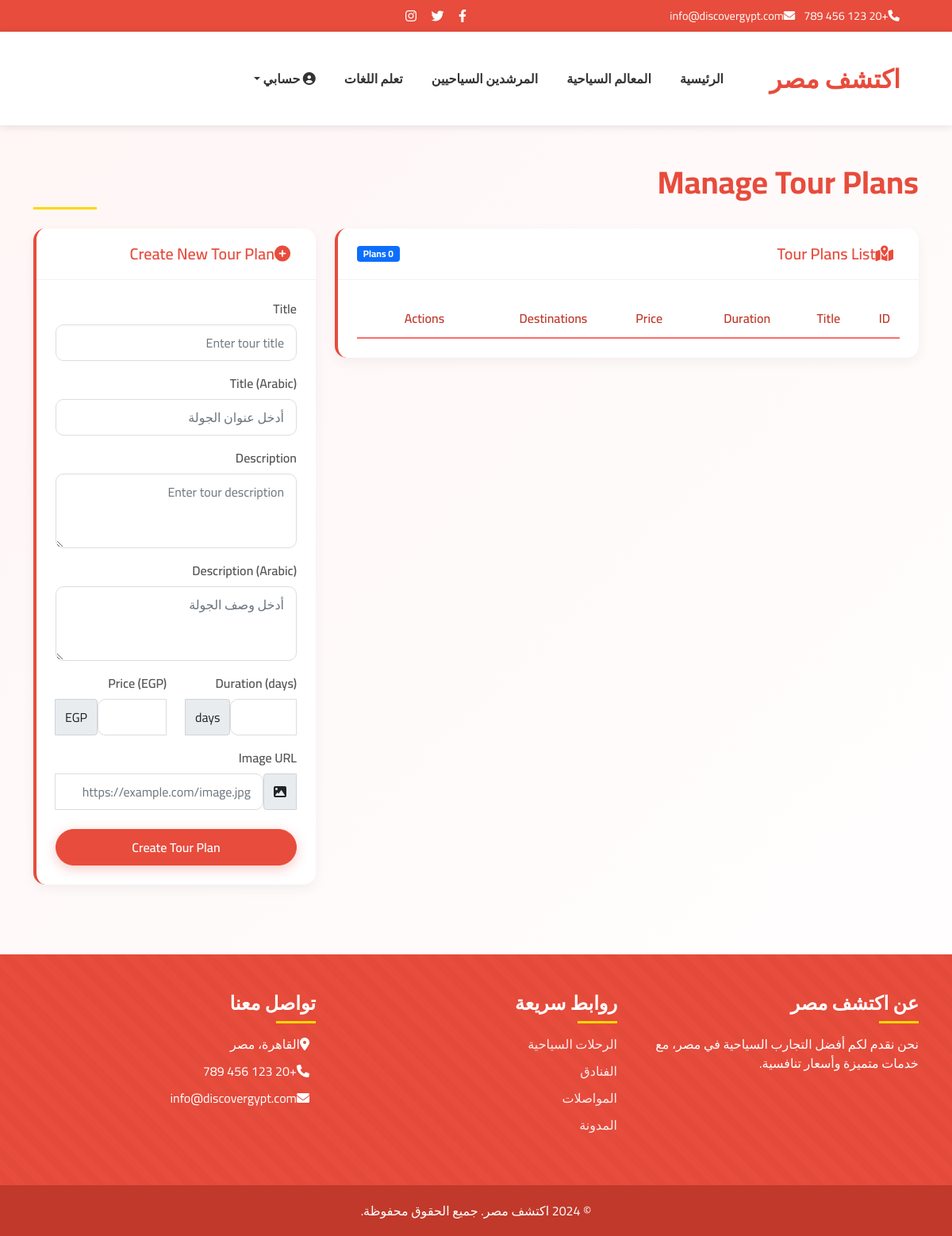
Page /admin/tour_plans (signed in) on the earlier database version.
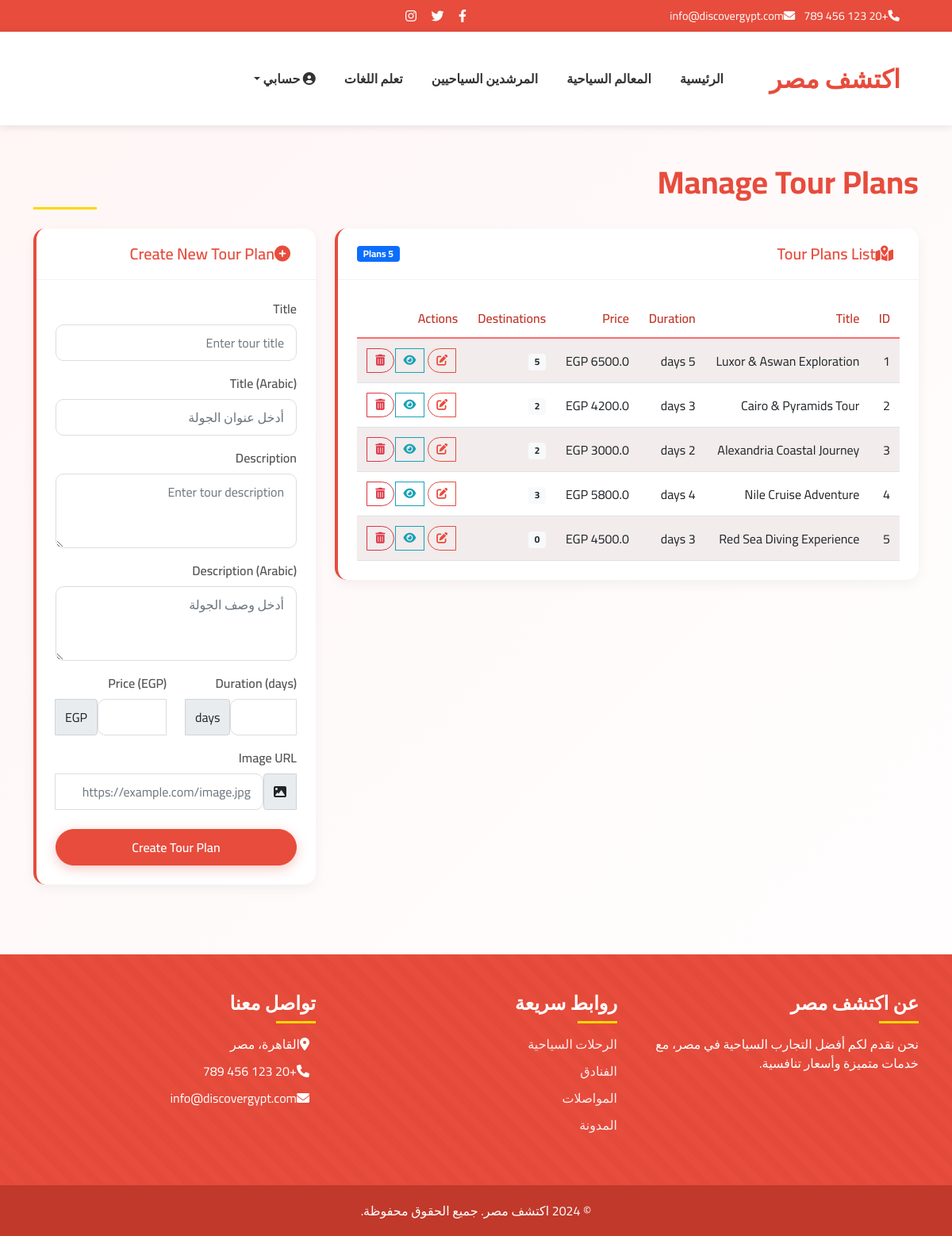
Same page on the later database version.
### models.py (models this page shows)
class TourPlan(db.Model):
    id = db.Column(db.Integer, primary_key=True)
    title = db.Column(db.String(200), nullable=False)
    title_ar = db.Column(db.String(200), nullable=True)
    description = db.Column(db.Text, nullable=False)
    description_ar = db.Column(db.Text, nullable=True)
    duration = db.Column(db.Integer, nullable=False)  # Duration in days
    price = db.Column(db.Float, nullable=False)
    created_at = db.Column(db.DateTime, default=datetime.utcnow)
    image_url = db.Column(db.String(200), nullable=True)
    destinations = db.relationship('TourPlanDestination', backref='tour_plan', lazy='dynamic', cascade='all, delete-orphan')
    bookings = db.relationship('TourBooking', backref='tour_plan', lazy='dynamic')

### routes.py (the view, shortened to what this page needs)
@main.route('/admin/tour_plans', methods=['GET', 'POST'])
@login_required
def admin_tour_plans():
    if not current_user.is_admin:
        flash('You do not have permission to access this page.', 'danger')
        return redirect(url_for('main.index'))
    form = TourPlanForm()
    plans = TourPlan.query.all()
    return render_template('admin/tour_plans.html',
                          title='Manage Tour Plans',
                          plans=plans,
                          form=form)

### templates/admin/tour_plans.html (shortened to what this page needs)
<!DOCTYPE html>
<html lang="en" dir="rtl">
<head>
    <link href="https://cdn.jsdelivr.net/npm/bootstrap@5.1.3/dist/css/bootstrap.min.css" rel="stylesheet">
    <link rel="stylesheet" href="https://cdnjs.cloudflare.com/ajax/libs/font-awesome/6.0.0-beta3/css/all.min.css">
</head>
<body>
    <div class="top-header">
        <div class="container">
            <div class="row align-items-center">
                <div class="col-md-6">
                    <div class="contact-info">
                        <span class="me-3"><i class="fas fa-phone me-2"></i>+20 123 456 789</span>
                        <span><i class="fas fa-envelope me-2"></i>info@discovergypt.com</span>
                    </div>
                </div>
                <div class="col-md-6 text-end">
                    <div class="social-icons">
                        <a href="#"><i class="fab fa-facebook-f"></i></a>
                        <a href="#"><i class="fab fa-twitter"></i></a>
                        <a href="#"><i class="fab fa-instagram"></i></a>
                    </div>
                </div>
            </div>
        </div>
    </div>
    <header class="main-header">
        <div class="container">
            <nav class="navbar navbar-expand-lg">
                <a class="navbar-brand logo" href="{{ url_for('main.index') }}">
                     {{ _('اكتشف مصر') }}
                </a>
                <div class="collapse navbar-collapse" id="navbarNav">
                    <ul class="navbar-nav ms-auto">
                        <li class="nav-item">
                            <a class="nav-link" href="{{ url_for('main.index') }}">{{ _('الرئيسية') }}</a>
                        </li>
                        <li class="nav-item">
                            <a class="nav-link" href="{{ url_for('main.attractions') }}">{{ _('المعالم السياحية') }}</a>
                        </li>
                        <li class="nav-item">
                            <a class="nav-link" href="{{ url_for('main.guides') }}">{{ _('المرشدين السياحيين') }}</a>
                        </li>
                        <li class="nav-item">
                            <a class="nav-link" href="{{ url_for('main.language_practice') }}">{{ _('تعلم اللغات') }}</a>
                        </li>
                        {% if current_user.is_authenticated %}
                            <li class="nav-item dropdown">
                                <a class="nav-link dropdown-toggle" href="#" id="userDropdown" role="button" data-bs-toggle="dropdown">
                                    <i class="fas fa-user-circle"></i> {{ _('حسابي') }}
                                </a>
                            </li>
                        {% endif %}
                    </ul>
                </div>
            </nav>
        </div>
    </header>
    <div class="container mt-5">
        <h1 class="page-title fade-in">{{ _('Manage Tour Plans') }}</h1>
        <div class="row mt-4">
            <div class="col-lg-8 col-md-7 slide-up">
                <div class="card">
                    <div class="card-header d-flex justify-content-between align-items-center">
                        <h5><i class="fas fa-map-marked-alt me-2"></i>{{ _('Tour Plans List') }}</h5>
                        <span class="badge bg-primary">{{ plans|length }} {{ _('Plans') }}</span>
                    </div>
                    <div class="card-body">
                        <div class="table-responsive">
                            <table class="table table-striped">
                                <thead>
                                    <tr>
                                        <th>{{ _('ID') }}</th>
                                        <th>{{ _('Title') }}</th>
                                        <th>{{ _('Duration') }}</th>
                                        <th>{{ _('Price') }}</th>
                                        <th>{{ _('Destinations') }}</th>
                                        <th>{{ _('Actions') }}</th>
                                    </tr>
                                </thead>
                                <tbody>
                                    {% for plan in plans %}
                                    <tr>
                                        <td>{{ plan.id }}</td>
                                        <td>{{ plan.title }}</td>
                                        <td>{{ plan.duration }} {{ _('days') }}</td>
                                        <td>{{ plan.price }} {{ _('EGP') }}</td>
                                        <td>
                                            <span class="badge bg-light text-dark">{{ plan.destinations.count() }}</span>
                                        </td>
                                        <td>
                                            <div class="btn-group" role="group">
                                                <a href="{{ url_for('main.admin_tour_plan_edit', plan_id=plan.id) }}" class="btn btn-sm btn-outline-primary" title="{{ _('Edit') }}">
                                                    <i class="fas fa-edit"></i>
                                                </a>
                                                <a href="{{ url_for('main.tour_plan_detail', plan_id=plan.id) }}" class="btn btn-sm btn-outline-info" title="{{ _('View') }}">
                                                    <i class="fas fa-eye"></i>
                                                </a>
                                                <button type="button" class="btn btn-sm btn-outline-danger" title="{{ _('Delete') }}">
                                                    <i class="fas fa-trash-alt"></i>
                                                </button>
                                            </div>
                                        </td>
                                    </tr>
                                    {% endfor %}
                                </tbody>
                            </table>
                        </div>
                    </div>
                </div>
            </div>
            <div class="col-lg-4 col-md-5 slide-up">
                <div class="card">
                    <div class="card-header">
                        <h5><i class="fas fa-plus-circle me-2"></i>{{ _('Create New Tour Plan') }}</h5>
                    </div>
                    <div class="card-body">
                        <form method="POST" action="{{ url_for('main.admin_tour_plans') }}">
                            <div class="mb-3">
                                {{ form.title.label(class="form-label") }}
                                {{ form.title(class="form-control", placeholder="Enter tour title") }}
                            </div>
                            <div class="mb-3">
                                {{ form.title_ar.label(class="form-label") }}
                                {{ form.title_ar(class="form-control", placeholder="أدخل عنوان الجولة") }}
                            </div>
                            <div class="mb-3">
                                {{ form.description.label(class="form-label") }}
                                {{ form.description(class="form-control", rows=3, placeholder="Enter tour description") }}
                            </div>
                            <div class="mb-3">
                                {{ form.description_ar.label(class="form-label") }}
                                {{ form.description_ar(class="form-control", rows=3, placeholder="أدخل وصف الجولة") }}
                            </div>
                            <div class="row mb-3">
                                <div class="col-md-6">
                                    {{ form.duration.label(class="form-label") }}
                                    <div class="input-group">
                                        {{ form.duration(class="form-control", min=1) }}
                                        <span class="input-group-text">{{ _('days') }}</span>
                                    </div>
                                </div>
                                <div class="col-md-6">
                                    {{ form.price.label(class="form-label") }}
                                    <div class="input-group">
                                        {{ form.price(class="form-control", min=0) }}
                                        <span class="input-group-text">{{ _('EGP') }}</span>
                                    </div>
                                </div>
                            </div>
                            <div class="mb-3">
                                {{ form.image_url.label(class="form-label") }}
                                <div class="input-group">
                                    <span class="input-group-text"><i class="fas fa-image"></i></span>
                                    {{ form.image_url(class="form-control", placeholder="https://example.com/image.jpg") }}
                                </div>
                            </div>
                            <div class="d-grid mt-4">
                                {{ form.submit(class="btn btn-primary") }}
                            </div>
                        </form>
                    </div>
                </div>
            </div>
        </div>
    </div>
    <footer class="main-footer">
        <div class="container">
            <div class="row">
                <div class="col-md-4">
                    <h4 class="footer-heading">عن اكتشف مصر</h4>
                    <p>نحن نقدم لكم أفضل التجارب السياحية في مصر، مع خدمات متميزة وأسعار تنافسية.</p>
                </div>
                <div class="col-md-4">
                    <h4 class="footer-heading">روابط سريعة</h4>
                    <ul class="footer-links">
                        <li><a href="/tours">الرحلات السياحية</a></li>
                        <li><a href="/hotels">الفنادق</a></li>
                        <li><a href="/transportation">المواصلات</a></li>
                        <li><a href="/blog">المدونة</a></li>
                    </ul>
                </div>
                <div class="col-md-4">
                    <h4 class="footer-heading">تواصل معنا</h4>
                    <ul class="footer-links">
                        <li><i class="fas fa-map-marker-alt me-2"></i>القاهرة، مصر</li>
                        <li><i class="fas fa-phone me-2"></i>+20 123 456 789</li>
                        <li><i class="fas fa-envelope me-2"></i>info@discovergypt.com</li>
                    </ul>
                </div>
            </div>
        </div>
        <div class="footer-bottom">
            <div class="container">
                <p class="mb-0">© 2024 اكتشف مصر. جميع الحقوق محفوظة.</p>
            </div>
        </div>
    </footer>
</body>
</html>

Differences in the rows shown:
added TourPlan: id "1", title "Luxor & Aswan Exploration", destinations.count "5"
added TourPlan: id "2", title "Cairo & Pyramids Tour", destinations.count "2"
added TourPlan: id "3", title "Alexandria Coastal Journey", destinations.count "2"
added TourPlan: id "4", title "Nile Cruise Adventure", destinations.count "3"
added TourPlan: id "5", title "Red Sea Diving Experience", destinations.count "0"
Other differences:
{{ plans|length }}: "0" → "5"
